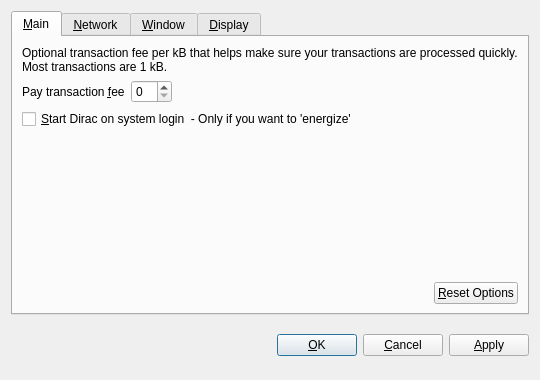
<?xml version="1.0" encoding="UTF-8"?>
<ui version="4.0">
 <class>OptionsDialog</class>
 <widget class="QDialog" name="OptionsDialog">
  <property name="geometry">
   <rect>
    <x>0</x>
    <y>0</y>
    <width>540</width>
    <height>380</height>
   </rect>
  </property>
  <property name="windowTitle">
   <string>Options</string>
  </property>
  <property name="modal">
   <bool>true</bool>
  </property>
  <layout class="QVBoxLayout" name="verticalLayout">
   <item>
    <widget class="QTabWidget" name="tabWidget">
     <property name="tabPosition">
      <enum>QTabWidget::North</enum>
     </property>
     <property name="currentIndex">
      <number>0</number>
     </property>
     <widget class="QWidget" name="tabMain">
      <attribute name="title">
       <string>&amp;Main</string>
      </attribute>
      <layout class="QVBoxLayout" name="verticalLayout_Main">
       <item>
        <widget class="QLabel" name="transactionFeeInfoLabel">
         <property name="text">
          <string>Optional transaction fee per kB that helps make sure your transactions are processed quickly. Most transactions are 1 kB.</string>
         </property>
         <property name="textFormat">
          <enum>Qt::PlainText</enum>
         </property>
         <property name="wordWrap">
          <bool>true</bool>
         </property>
        </widget>
       </item>
       <item>
        <layout class="QHBoxLayout" name="horizontalLayout_1_Main">
         <item>
          <widget class="QLabel" name="transactionFeeLabel">
           <property name="text">
            <string>Pay transaction &amp;fee</string>
           </property>
           <property name="textFormat">
            <enum>Qt::PlainText</enum>
           </property>
           <property name="buddy">
            <cstring>transactionFee</cstring>
           </property>
          </widget>
         </item>
         <item>
          <widget class="BitcoinAmountField" name="transactionFee"/>
         </item>
         <item>
          <spacer name="horizontalSpacer_1_Main">
           <property name="orientation">
            <enum>Qt::Horizontal</enum>
           </property>
           <property name="sizeHint" stdset="0">
            <size>
             <width>40</width>
             <height>20</height>
            </size>
           </property>
          </spacer>
         </item>
        </layout>
       </item>
       <item>
        <widget class="QCheckBox" name="bitcoinAtStartup">
         <property name="toolTip">
          <string>Automatically start Dirac after logging in to the system.</string>
         </property>
         <property name="text">
          <string>&amp;Start Dirac on system login  - Only if you want to 'energize' </string>
         </property>
        </widget>
       </item>
       <item>
        <spacer name="verticalSpacer_Main">
         <property name="orientation">
          <enum>Qt::Vertical</enum>
         </property>
         <property name="sizeHint" stdset="0">
          <size>
           <width>20</width>
           <height>40</height>
          </size>
         </property>
        </spacer>
       </item>
       <item>
        <layout class="QHBoxLayout" name="horizontalLayout_2_Main">
         <item>
          <spacer name="horizontalSpacer_2_Main">
           <property name="orientation">
            <enum>Qt::Horizontal</enum>
           </property>
           <property name="sizeHint" stdset="0">
            <size>
             <width>40</width>
             <height>20</height>
            </size>
           </property>
          </spacer>
         </item>
         <item>
          <widget class="QPushButton" name="resetButton">
           <property name="toolTip">
            <string>Reset all client options to default.</string>
           </property>
           <property name="text">
            <string>&amp;Reset Options</string>
           </property>
           <property name="autoDefault">
            <bool>false</bool>
           </property>
          </widget>
         </item>
        </layout>
       </item>
      </layout>
     </widget>
     <widget class="QWidget" name="tabNetwork">
      <attribute name="title">
       <string>&amp;Network</string>
      </attribute>
      <layout class="QVBoxLayout" name="verticalLayout_Network">
       <item>
        <widget class="QCheckBox" name="mapPortUpnp">
         <property name="toolTip">
          <string>Automatically open the Dirac client port on the router. This only works when your router supports UPnP and it is enabled.</string>
         </property>
         <property name="text">
          <string>Map port using &amp;UPnP</string>
         </property>
        </widget>
       </item>
       <item>
        <widget class="QCheckBox" name="connectSocks">
         <property name="toolTip">
          <string>Connect to the Dirac network through a SOCKS proxy (e.g. when connecting through Tor).</string>
         </property>
         <property name="text">
          <string>&amp;Connect through SOCKS proxy:</string>
         </property>
        </widget>
       </item>
       <item>
        <layout class="QHBoxLayout" name="horizontalLayout_Network">
         <item>
          <widget class="QLabel" name="proxyIpLabel">
           <property name="text">
            <string>Proxy &amp;IP:</string>
           </property>
           <property name="textFormat">
            <enum>Qt::PlainText</enum>
           </property>
           <property name="buddy">
            <cstring>proxyIp</cstring>
           </property>
          </widget>
         </item>
         <item>
          <widget class="QValidatedLineEdit" name="proxyIp">
           <property name="maximumSize">
            <size>
             <width>140</width>
             <height>16777215</height>
            </size>
           </property>
           <property name="toolTip">
            <string>IP address of the proxy (e.g. 127.0.0.1)</string>
           </property>
          </widget>
         </item>
         <item>
          <widget class="QLabel" name="proxyPortLabel">
           <property name="text">
            <string>&amp;Port:</string>
           </property>
           <property name="textFormat">
            <enum>Qt::PlainText</enum>
           </property>
           <property name="buddy">
            <cstring>proxyPort</cstring>
           </property>
          </widget>
         </item>
         <item>
          <widget class="QLineEdit" name="proxyPort">
           <property name="maximumSize">
            <size>
             <width>55</width>
             <height>16777215</height>
            </size>
           </property>
           <property name="toolTip">
            <string>Port of the proxy (e.g. 9050)</string>
           </property>
          </widget>
         </item>
         <item>
          <widget class="QLabel" name="socksVersionLabel">
           <property name="text">
            <string>SOCKS &amp;Version:</string>
           </property>
           <property name="textFormat">
            <enum>Qt::PlainText</enum>
           </property>
           <property name="buddy">
            <cstring>socksVersion</cstring>
           </property>
          </widget>
         </item>
         <item>
          <widget class="QValueComboBox" name="socksVersion">
           <property name="toolTip">
            <string>SOCKS version of the proxy (e.g. 5)</string>
           </property>
          </widget>
         </item>
         <item>
          <spacer name="horizontalSpacer_Network">
           <property name="orientation">
            <enum>Qt::Horizontal</enum>
           </property>
           <property name="sizeHint" stdset="0">
            <size>
             <width>40</width>
             <height>20</height>
            </size>
           </property>
          </spacer>
         </item>
        </layout>
       </item>
       <item>
        <spacer name="verticalSpacer_Network">
         <property name="orientation">
          <enum>Qt::Vertical</enum>
         </property>
         <property name="sizeHint" stdset="0">
          <size>
           <width>20</width>
           <height>40</height>
          </size>
         </property>
        </spacer>
       </item>
      </layout>
     </widget>
     <widget class="QWidget" name="tabWindow">
      <attribute name="title">
       <string>&amp;Window</string>
      </attribute>
      <layout class="QVBoxLayout" name="verticalLayout_Window">
       <item>
        <widget class="QCheckBox" name="minimizeToTray">
         <property name="toolTip">
          <string>Show only a tray icon after minimizing the window.</string>
         </property>
         <property name="text">
          <string>&amp;Minimize to the tray instead of the taskbar</string>
         </property>
        </widget>
       </item>
       <item>
        <widget class="QCheckBox" name="minimizeOnClose">
         <property name="toolTip">
          <string>Minimize instead of exit the application when the window is closed. When this option is enabled, the application will be closed only after selecting Quit in the menu.</string>
         </property>
         <property name="text">
          <string>M&amp;inimize on close</string>
         </property>
        </widget>
       </item>
       <item>
        <spacer name="verticalSpacer_Window">
         <property name="orientation">
          <enum>Qt::Vertical</enum>
         </property>
         <property name="sizeHint" stdset="0">
          <size>
           <width>20</width>
           <height>40</height>
          </size>
         </property>
        </spacer>
       </item>
      </layout>
     </widget>
     <widget class="QWidget" name="tabDisplay">
      <attribute name="title">
       <string>&amp;Display</string>
      </attribute>
      <layout class="QVBoxLayout" name="verticalLayout_Display">
       <item>
        <layout class="QHBoxLayout" name="horizontalLayout_1_Display">
         <item>
          <widget class="QLabel" name="langLabel">
           <property name="text">
            <string>User Interface &amp;language:</string>
           </property>
           <property name="textFormat">
            <enum>Qt::PlainText</enum>
           </property>
           <property name="buddy">
            <cstring>lang</cstring>
           </property>
          </widget>
         </item>
         <item>
          <widget class="QValueComboBox" name="lang">
           <property name="toolTip">
            <string>The user interface language can be set here. This setting will take effect after restarting Dirac.</string>
           </property>
          </widget>
         </item>
        </layout>
       </item>
       <item>
        <layout class="QHBoxLayout" name="horizontalLayout_2_Display">
         <item>
          <widget class="QLabel" name="unitLabel">
           <property name="text">
            <string>&amp;Unit to show amounts in:</string>
           </property>
           <property name="textFormat">
            <enum>Qt::PlainText</enum>
           </property>
           <property name="buddy">
            <cstring>unit</cstring>
           </property>
          </widget>
         </item>
         <item>
          <widget class="QValueComboBox" name="unit">
           <property name="toolTip">
            <string>Choose the default subdivision unit to show in the interface and when sending coins.</string>
           </property>
          </widget>
         </item>
        </layout>
       </item>
       <item>
        <widget class="QCheckBox" name="displayAddresses">
         <property name="toolTip">
          <string>Whether to show Dirac addresses in the transaction list or not.</string>
         </property>
         <property name="text">
          <string>&amp;Display addresses in transaction list</string>
         </property>
        </widget>
       </item>
       <item>
        <spacer name="verticalSpacer_Display">
         <property name="orientation">
          <enum>Qt::Vertical</enum>
         </property>
         <property name="sizeHint" stdset="0">
          <size>
           <width>20</width>
           <height>40</height>
          </size>
         </property>
        </spacer>
       </item>
      </layout>
     </widget>
    </widget>
   </item>
   <item>
    <layout class="QHBoxLayout" name="horizontalLayout_Buttons">
     <item>
      <spacer name="horizontalSpacer_1">
       <property name="orientation">
        <enum>Qt::Horizontal</enum>
       </property>
       <property name="sizeHint" stdset="0">
        <size>
         <width>40</width>
         <height>48</height>
        </size>
       </property>
      </spacer>
     </item>
     <item>
      <widget class="QLabel" name="statusLabel">
       <property name="font">
        <font>
         <weight>75</weight>
         <bold>true</bold>
        </font>
       </property>
       <property name="text">
        <string/>
       </property>
       <property name="textFormat">
        <enum>Qt::PlainText</enum>
       </property>
       <property name="wordWrap">
        <bool>true</bool>
       </property>
      </widget>
     </item>
     <item>
      <spacer name="horizontalSpacer_2">
       <property name="orientation">
        <enum>Qt::Horizontal</enum>
       </property>
       <property name="sizeHint" stdset="0">
        <size>
         <width>40</width>
         <height>48</height>
        </size>
       </property>
      </spacer>
     </item>
     <item>
      <widget class="QPushButton" name="okButton">
       <property name="text">
        <string>&amp;OK</string>
       </property>
      </widget>
     </item>
     <item>
      <widget class="QPushButton" name="cancelButton">
       <property name="text">
        <string>&amp;Cancel</string>
       </property>
       <property name="autoDefault">
        <bool>false</bool>
       </property>
      </widget>
     </item>
     <item>
      <widget class="QPushButton" name="applyButton">
       <property name="text">
        <string>&amp;Apply</string>
       </property>
       <property name="autoDefault">
        <bool>false</bool>
       </property>
      </widget>
     </item>
    </layout>
   </item>
  </layout>
 </widget>
 <customwidgets>
  <customwidget>
   <class>BitcoinAmountField</class>
   <extends>QSpinBox</extends>
   <header>bitcoinamountfield.h</header>
  </customwidget>
  <customwidget>
   <class>QValueComboBox</class>
   <extends>QComboBox</extends>
   <header>qvaluecombobox.h</header>
  </customwidget>
  <customwidget>
   <class>QValidatedLineEdit</class>
   <extends>QLineEdit</extends>
   <header>qvalidatedlineedit.h</header>
  </customwidget>
 </customwidgets>
 <resources/>
 <connections/>
</ui>
